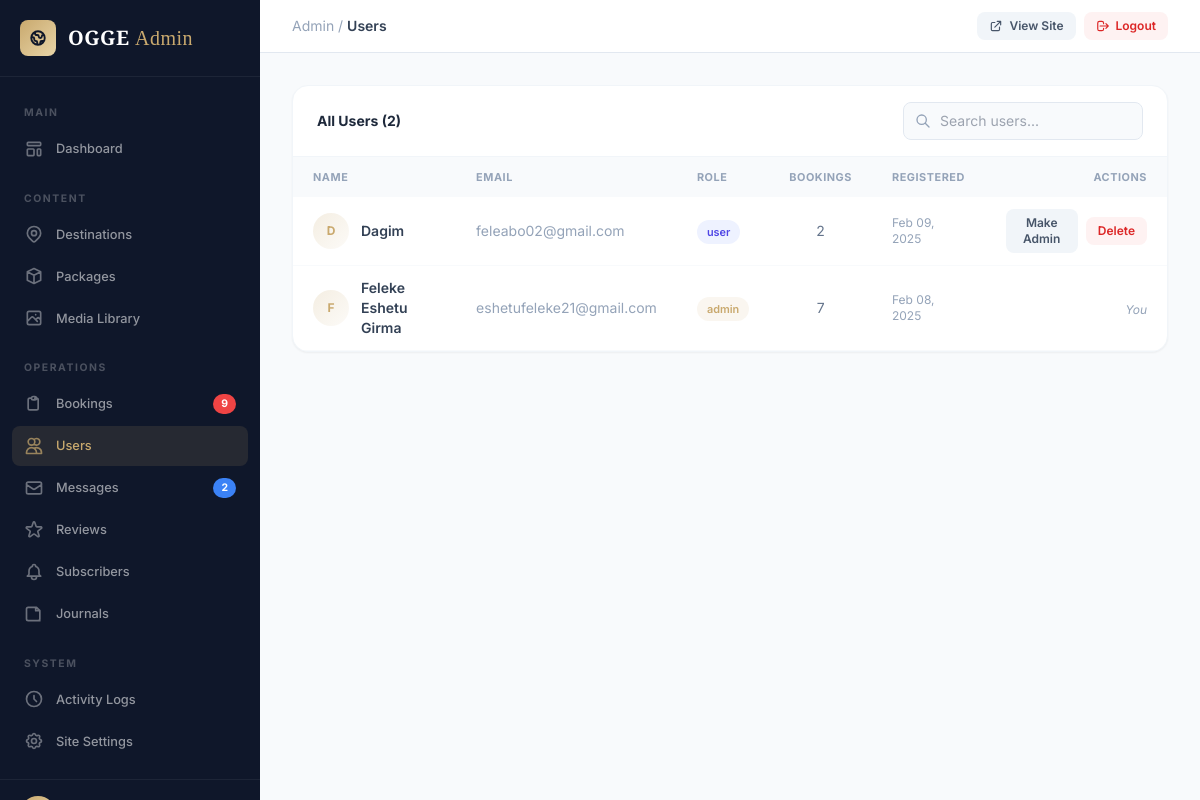
The page /admin/users.php (signed in) on the database its author committed.
### tables this page shows
CREATE TABLE `users` (
  `id` int(11) NOT NULL,
  `name` varchar(255) NOT NULL,
  `email` varchar(255) NOT NULL,
  `password` varchar(255) NOT NULL,
  `role` varchar(50) DEFAULT 'user',
  `created_at` timestamp NOT NULL DEFAULT current_timestamp()
);

### admin/includes/admin-guard.php (called while the page is built, shortened)
<?php
$admin_id = $_SESSION['user_id'];
?>

### admin/users.php (the view, shortened to what this page needs)
<?php
include('includes/admin-guard.php');
$search = trim($_GET['search'] ?? '');
$page = max(1, (int)($_GET['page'] ?? 1)); $per_page = 10; $offset = ($page - 1) * $per_page;
$where = $search ? "WHERE name LIKE '%" . $db->real_escape_string($search) . "%' OR email LIKE '%" . $db->real_escape_string($search) . "%'" : '';
$total = $db->query("SELECT COUNT(*) as c FROM users $where")->fetch_assoc()['c'];
$users = $db->query("SELECT u.*, (SELECT COUNT(*) FROM bookings WHERE user_id=u.id) as booking_count FROM users u $where ORDER BY u.created_at DESC LIMIT $per_page OFFSET $offset");
include('includes/admin-header.php');
?>
<div class="bg-white rounded-2xl border border-slate-100 shadow-sm overflow-hidden">
    <div class="px-6 py-4 border-b border-slate-100 flex flex-col sm:flex-row items-start sm:items-center justify-between gap-3">
        <h3 class="text-sm font-bold text-slate-800">All Users (<?= $total ?>)</h3>
        <form method="GET" class="relative w-full sm:w-auto">
            <svg class="absolute left-3 top-1/2 -translate-y-1/2 w-4 h-4 text-slate-400" fill="none" stroke="currentColor" stroke-width="2" viewBox="0 0 24 24"><path stroke-linecap="round" stroke-linejoin="round" d="M21 21l-6-6m2-5a7 7 0 11-14 0 7 7 0 0114 0z"/></svg>
            <input type="text" name="search" placeholder="Search users..." value="<?= htmlspecialchars($search) ?>" class="pl-9 pr-3 py-2 text-sm border border-slate-200 rounded-lg bg-slate-50 focus:outline-none focus:ring-2 focus:ring-champagne/30 focus:border-champagne w-full sm:w-60">
        </form>
    </div>
    <div class="overflow-x-auto">
        <table class="w-full">
            <thead><tr class="bg-slate-50"><th class="px-5 py-3 text-left text-[0.68rem] font-bold uppercase tracking-wider text-slate-400">Name</th><th class="px-5 py-3 text-left text-[0.68rem] font-bold uppercase tracking-wider text-slate-400">Email</th><th class="px-5 py-3 text-left text-[0.68rem] font-bold uppercase tracking-wider text-slate-400">Role</th><th class="px-5 py-3 text-center text-[0.68rem] font-bold uppercase tracking-wider text-slate-400 hidden sm:table-cell">Bookings</th><th class="px-5 py-3 text-left text-[0.68rem] font-bold uppercase tracking-wider text-slate-400 hidden md:table-cell">Registered</th><th class="px-5 py-3 text-right text-[0.68rem] font-bold uppercase tracking-wider text-slate-400">Actions</th></tr></thead>
            <tbody>
                <?php while ($u = $users->fetch_assoc()): ?>
                <tr class="border-b border-slate-50 hover:bg-slate-50/50">
                    <td class="px-5 py-3">
                        <div class="flex items-center gap-3">
                            <div class="w-9 h-9 bg-gradient-to-br from-champagne/20 to-champagne/5 rounded-full flex items-center justify-center flex-shrink-0">
                                <span class="text-xs font-bold text-champagne"><?= strtoupper(substr($u['name'], 0, 1)) ?></span>
                            </div>
                            <span class="text-sm font-semibold text-slate-700"><?= htmlspecialchars($u['name']) ?></span>
                        </div>
                    </td>
                    <td class="px-5 py-3 text-sm text-slate-400"><?= htmlspecialchars($u['email']) ?></td>
                    <td class="px-5 py-3"><span class="inline-block px-2.5 py-1 rounded-full text-[0.68rem] font-semibold <?= $u['role']==='admin' ? 'bg-champagne/10 text-champagne' : 'bg-indigo-50 text-indigo-600' ?>"><?= $u['role'] ?></span></td>
                    <td class="px-5 py-3 text-sm text-slate-500 text-center hidden sm:table-cell"><?= $u['booking_count'] ?></td>
                    <td class="px-5 py-3 text-xs text-slate-400 hidden md:table-cell"><?= date('M d, Y', strtotime($u['created_at'])) ?></td>
                    <td class="px-5 py-3 text-right">
                        <?php if ($u['id'] != $admin_id): ?>
                        <div class="flex items-center justify-end gap-2">
                            <form method="POST" action="includes/admin-actions.php?action=update_user_role">
                                <button type="submit" class="px-3 py-1.5 text-xs font-semibold text-slate-600 bg-slate-100 hover:bg-slate-200 rounded-lg transition-colors">Make <?= $u['role'] === 'admin' ? 'User' : 'Admin' ?></button>
                            </form>
                            <button onclick="confirmDelete('includes/admin-actions.php?action=delete_user&id=<?= $u['id'] ?>', '<?= htmlspecialchars(addslashes($u['name'])) ?>')" class="px-3 py-1.5 text-xs font-semibold text-red-600 bg-red-50 hover:bg-red-100 rounded-lg transition-colors">Delete</button>
                        </div>
                        <?php else: ?><span class="text-xs text-slate-400 italic">You</span><?php endif; ?>
                    </td>
                </tr>
                <?php endwhile; ?>
            </tbody>
        </table>
    </div>
</div>
<?php include('includes/admin-footer.php'); ?>

### admin/includes/admin-header.php (style rules this page uses)
body { font-family: 'Inter', sans-serif; }

### rows shown on the page
users: name "D", name "Dagim", email "feleabo02@gmail.com", role "user", booking_count "2", created_at "Feb 09, 2025", shows "Admin"
users: name "F", name "Feleke Eshetu Girma", email "eshetufeleke21@gmail.com", role "admin", booking_count "7", created_at "Feb 08, 2025", shows "You"

### other values the page prints
$pending_bookings "9"
$unread_messages "2"
$page_title "Users"
$total "2"
